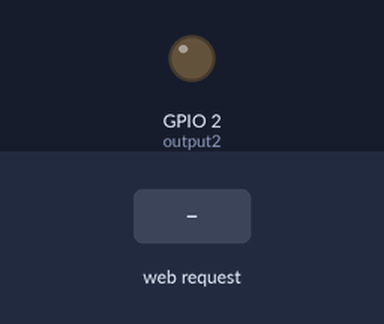
The sketch below on a simulated ESP32. Shown: output pins drawn as LEDs (lit = HIGH). Dashed ring = blinking. Inputs (shaded band) come from the test bench. WiFi joins after 1.5 s; servers stay silent unless stated; what the sketch prints to the serial monitor is not drawn.

Above: at 2.7 s.
2.8 s: HTTP request GET /2/on received
At 2.9 s:
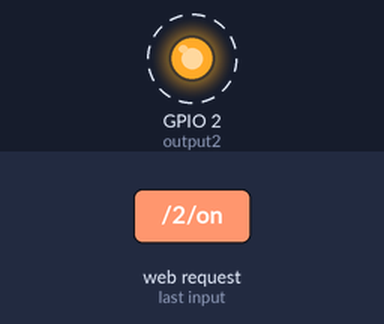
4.9 s: HTTP request GET /5/on received
At 5.8 s:
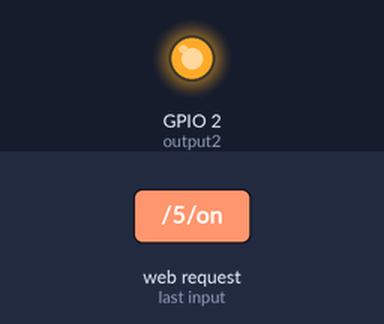
6.4 s: HTTP request GET /3/on received
At 7.7 s:
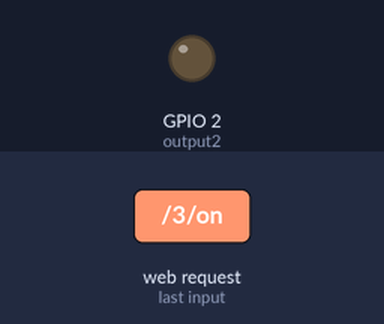
Timing chart, 0 to 9.4 s (numbered marks = the images above; inputs shaded):
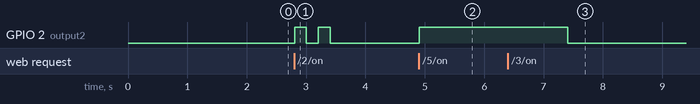

The sketch:

Web_Server_Mod.ino
```cpp
// Load Wi-Fi library
#include <WiFi.h>

// Replace with your network credentials
const char* ssid = "Airtel_kesa_1918";
const char* password = "air52810";

// Set web server port number to 80
WiFiServer server(80);

// Variable to store the HTTP request
String header;

// Auxiliar variables to store the current output state
String State_1 = "off";
String State_2 = "off";
String State_3 = "off";
String State_4 = "off";
String State_5 = "off";
String State_6 = "off";

// Assign output variables to GPIO pins
const int output2 = 2;

// Current time
unsigned long currentTime = millis();
// Previous time
unsigned long previousTime = 0;
// Define timeout time in milliseconds (example: 2000ms = 2s)
const long timeoutTime = 2000;

void setup() {
  Serial.begin(115200);
  // Initialize the output variables as outputs
  pinMode(output2, OUTPUT);
  // Set outputs to LOW
  digitalWrite(output2, LOW);

  // Connect to Wi-Fi network with SSID and password
  Serial.print("Connecting to ");
  Serial.println(ssid);
  WiFi.begin(ssid, password);
  while (WiFi.status() != WL_CONNECTED) {
    delay(500);
    Serial.print(".");
  }
  // Print local IP address and start web server
  Serial.println("");
  Serial.println("WiFi connected.");
  Serial.println("IP address: ");
  Serial.println(WiFi.localIP());
  server.begin();
}

void loop(){
  WiFiClient client = server.available();   // Listen for incoming clients

  if (client) {                             // If a new client connects,
    currentTime = millis();
    previousTime = currentTime;
    Serial.println("New Client.");          // print a message out in the serial port
    String currentLine = "";                // make a String to hold incoming data from the client
    while (client.connected() && currentTime - previousTime <= timeoutTime) {  // loop while the client's connected
      currentTime = millis();
      if (client.available()) {             // if there's bytes to read from the client,
        char c = client.read();             // read a byte, then
        Serial.write(c);                    // print it out the serial monitor
        header += c;
        if (c == '\n') {                    // if the byte is a newline character
          // if the current line is blank, you got two newline characters in a row.
          // that's the end of the client HTTP request, so send a response:
          if (currentLine.length() == 0) {
            // HTTP headers always start with a response code (e.g. HTTP/1.1 200 OK)
            // and a content-type so the client knows what's coming, then a blank line:
            client.println("HTTP/1.1 200 OK");
            client.println("Content-type:text/html");
            client.println("Connection: close");
            client.println();

            // turns the GPIOs on and off
            if (header.indexOf("GET /1/on") >= 0) {
              Serial.println("1 open");
              digitalWrite(output2, HIGH);
              delay(250);
              digitalWrite(output2, LOW);
              State_1 = "on";
            } else if (header.indexOf("GET /1/off") >= 0) {
              Serial.println("1 off");
              State_1 = "off";
            } else if (header.indexOf("GET /2/on") >= 0) {
              Serial.println("2 Open");
              digitalWrite(output2, HIGH);
              delay(200);
              digitalWrite(output2, LOW);
              delay(200);
              digitalWrite(output2, HIGH);
              delay(200);
              digitalWrite(output2, LOW);
              State_2 = "on";
            } else if (header.indexOf("GET /2/off") >= 0) {
              Serial.println("2 off");
              State_2 = "off";
            } else if (header.indexOf("GET /3/on") >= 0) {
              Serial.println("3 Open");
              digitalWrite(output2, HIGH);
              delay(1000);
              digitalWrite(output2, LOW);
              State_3 = "on";
            } else if (header.indexOf("GET /3/off") >= 0) {
              Serial.println("3 off");
              State_3 = "off";
            } else if (header.indexOf("GET /4/on") >= 0) {
              Serial.println("4 Open");
              digitalWrite(output2, HIGH);
              delay(500);
              digitalWrite(output2, LOW);
              delay(500);
              digitalWrite(output2, HIGH);
              delay(500);
              digitalWrite(output2, LOW);
              State_4 = "on";
            } else if (header.indexOf("GET /4/off") >= 0) {
              Serial.println("4 off");
              State_4 = "off";
            } else if (header.indexOf("GET /5/on") >= 0) {
              Serial.println("5 Open");
              digitalWrite(output2, HIGH);
              State_5 = "on";
            } else if (header.indexOf("GET /5/off") >= 0) {
              Serial.println("5 off");
              State_5 = "off";
            } else if (header.indexOf("GET /6/on") >= 0) {
              Serial.println("6 Open");
              digitalWrite(output2, LOW);
              State_6 = "on";
            } else if (header.indexOf("GET /6/off") >= 0) {
              Serial.println("6 off");
              State_6 = "off";
            }

            // Display the HTML web page
            client.println("<!DOCTYPE html><html>");
            client.println("<head><meta name=\"viewport\" content=\"width=device-width, initial-scale=1\">");
            client.println("<title>Vendngo Kiosk</title>");
            client.println("<link rel=\"icon\" href=\"data:,\">");
            // CSS to style the on/off buttons
            // Feel free to change the background-color and font-size attributes to fit your preferences
            client.println("<style> body {font-family: Arial, sans-serif; margin: 0; padding: 0; text-align: center; background: #882C88; background-image: url(\"background.jpg\"); background-size: cover; background-repeat: no-repeat; background-position: center; }");
            client.println(".container {max-width: 800px; margin: 0 auto; padding: 20px; text-align: center; }");
            client.println(".container h1 {margin: 15px 5px 5px 5px;}");
            client.println(".logo {background: url(\"https://versicles-strapi-media.s3.ap-south-1.amazonaws.com/vendngo_internallogo_f228223dff.png\") no-repeat; height: 56px; width: 264px; margin: auto;} ");
            client.println(".footer_logo {background: url(\"https://versicles-strapi-media.s3.ap-south-1.amazonaws.com/footer_Logointernal_1422be5a5a.png\") no-repeat; width: 77.04px; height: 77.04px; }");
            client.println(".settings-icon {position: fixed; bottom: 20px; right: 20px; font-size: 30px; cursor: pointer; color: #333; }");
            client.println(".button { background-color: #eee808; border: none; border-radius: 10px; color: #882C88; padding: 1px 3px;");
            client.println("text-decoration: none; font-size: 30px; margin: 2px; cursor: pointer;}");
            client.println("table, th, td {border:none;}");
            client.println(".button2 {background-color: #4CAF50;}</style></head>");

            client.println("<body> <div class=\"container\"> ");
            client.println("<div class=\"logo\"></div>");
            client.println("<h1 style=\"color: white;\">Locker Box Management</h1>");
            client.println("</div>");
            client.println("<div class=\"footer_logo settings-icon\"></div>");


            // client.println("<p> 1 - " + State_1 + "</p>");
            if (State_1=="off") {
              client.println("<p><a href=\"/1/on\"><button class=\"button\">1.  OPEN</button></a></p>");
            } else {
              client.println("<p><a href=\"/1/off\"><button class=\"button button2\">1. RESET</button></a></p>");
            }


            // client.println("<p> 2 - " + State_2 + "</p>");
            if (State_2=="off") {
              client.println("<p><a href=\"/2/on\"><button class=\"button\">2.  OPEN</button></a></p>");
            } else {
              client.println("<p><a href=\"/2/off\"><button class=\"button button2\">2. RESET</button></a></p>");
            }

            // client.println("<p> 3 - " + State_3 + "</p>");
            if (State_3=="off") {
              client.println("<p><a href=\"/3/on\"><button class=\"button\">3.  OPEN</button></a></p>");
            } else {
              client.println("<p><a href=\"/3/off\"><button class=\"button button2\">3. RESET</button></a></p>");
            }


            // client.println("<p> 4 - " + State_4 + "</p>");
            if (State_4=="off") {
              client.println("<p><a href=\"/4/on\"><button class=\"button\">4.  OPEN</button></a></p>");
            } else {
              client.println("<p><a href=\"/4/off\"><button class=\"button button2\">4. RESET</button></a></p>");
            }


            // client.println("<p> 5 - " + State_5 + "</p>");
            if (State_5=="off") {
              client.println("<p><a href=\"/5/on\"><button class=\"button\">5.  OPEN</button></a></p>");
            } else {
              client.println("<p><a href=\"/5/off\"><button class=\"button button2\">5. RESET</button></a></p>");
            }


            // client.println("<p> 6 - " + State_6 + "</p>");
            if (State_6=="off") {
              client.println("<p><a href=\"/6/on\"><button class=\"button\">6.  OPEN</button></a></p>");
            } else {
              client.println("<p><a href=\"/6/off\"><button class=\"button button2\">6. RESET</button></a></p>");
            }


            client.println("</body></html>");

            // The HTTP response ends with another blank line
            client.println();
            // Break out of the while loop
            break;
          } else { // if you got a newline, then clear currentLine
            currentLine = "";
          }
        } else if (c != '\r') {  // if you got anything else but a carriage return character,
          currentLine += c;      // add it to the end of the currentLine
        }
      }
    }
    // Clear the header variable
    header = "";
    // Close the connection
    client.stop();
    Serial.println("Client disconnected.");
    Serial.println("");
  }
}
```

Measured:
- after the input at 2.8 s, GPIO 2 (output2): alternates HIGH for 0.20 s and LOW for 0.20 s, 4 changes in all, then stays LOW, starting at once
- after the input at 4.9 s, GPIO 2 (output2): LOW → HIGH at once
- after the input at 6.4 s, GPIO 2 (output2): HIGH → LOW after 1.0 s
